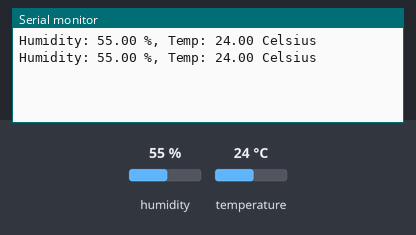
Bench run of a sketch on a simulated Arduino Uno, built with avr-gcc and run on an emulated ATmega328P. On the bench: the last lines printed to the serial monitor. The test bench sets the inputs (shaded band); at power-on: humidity 55 %, temperature 24 °C.

Above: at 2.8 s.
2.9 s: humidity set to 22 %
At 5.2 s:
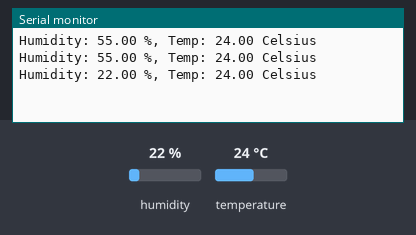
5.6 s: temperature set to 12 °C
At 7.2 s:
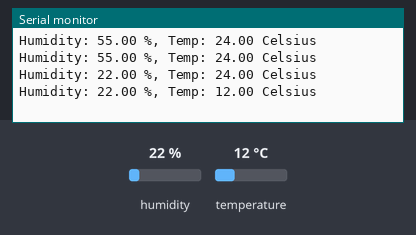
8.3 s: humidity set to 40 %
At 10.7 s:
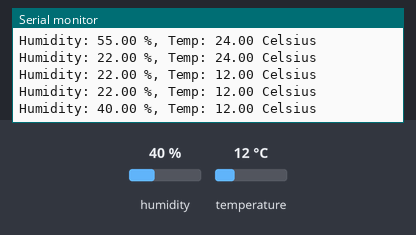
Timing chart, 0 to 12.2 s (numbered marks = the images above; inputs shaded):
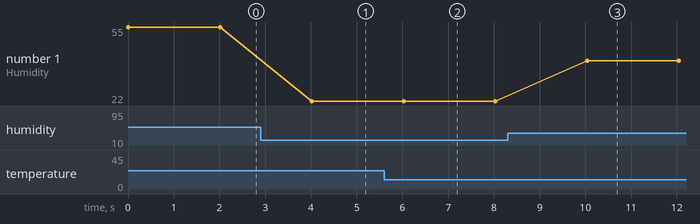

Measured:
- after the input at 2.9 s, the serial monitor: prints a new line after 1.1 s (image 1)
- after the input at 5.6 s, the serial monitor: prints a new line after 0.42 s (image 2)
- after the input at 8.3 s, the serial monitor: prints a new line after 1.7 s (image 3)
- plotted number 1: 55 → 22 after the input at 2.9 s, 22 → 40 after the input at 8.3 s

The sketch:

DHT22_code.ino
```cpp
/*  Temperature humidity sensor */
#include <DHT.h>
#define datapin 7     // Digital  pin we're connected to
#define DHTTYPE DHT22
DHT dht(datapin, DHTTYPE);

void setup() {
  // put your setup code here, to run once:
  Serial.begin(9600);
  dht.begin();
}

void loop() {
  // put your main code here, to run repeatedly:
  /* Find Temperature & Humidity */
  float air_temp = dht.readTemperature();
  float humidity = dht.readHumidity();

 //Print temp and humidity values to serial monitor
  Serial.print("Humidity: ");
  Serial.print(humidity);
  Serial.print(" %, Temp: ");
  Serial.print(air_temp);
  Serial.println(" Celsius");

  delay(2000);
/* // Print for graphing
  Serial.print(humidity);
  Serial.print(",");
  Serial.print(air_temp);
  Serial.println();
*/
}
```
